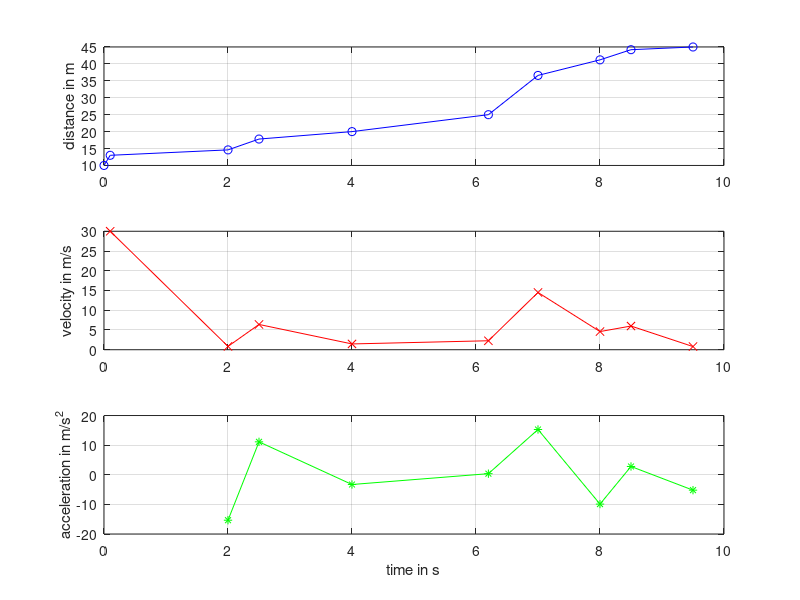

Source code (MATLAB):
% -----------------------------------------------------
% velocityaccnusingdiff.m
% -----------------------------------------------------
% A program that computes 
% -----------------------------------------------------
% Notes: Use the difference formulae. 
% -----------------------------------------------------
% Priya Thamburaj Goeser
% Original: May 31st 2012
% Modified: July 18th 2013
% Copyright (c) 2013 Priya Thamburaj Goeser. 
% All Rights Reserved.
%------------------------------------------------------

% clear all variables and the command window
clear all
clc

% close all open figure windows
close all

% define time (s) and distance (m)
t=[0 0.1 2 2.5 4 6.2 7 8 8.5 9.5];
x=[10 13 14.6 17.8 20 25 36.6 41.2 44.2 45];

% compute velocity using numerical differentiation
v=diff(x)./diff(t);
tv=t(2:end);

% compute acceleration using numerical differentiation
a=diff(v)./diff(tv);
ta=tv(2:end);

% Plot distance, velocity and acceleration vs. time
figure
subplot(3,1,1)
plot(t,x,'bo-');
grid on
ylabel('distance in m');
xlim([0 10]);
subplot(3,1,2)
plot(tv,v,'rx-');
grid on
ylabel('velocity in m/s');
xlim([0 10]);
subplot(3,1,3)
plot(ta,a,'g*-');
grid on
ylabel('acceleration in m/s^2');
xlabel('time in s');
xlim([0 10]);
